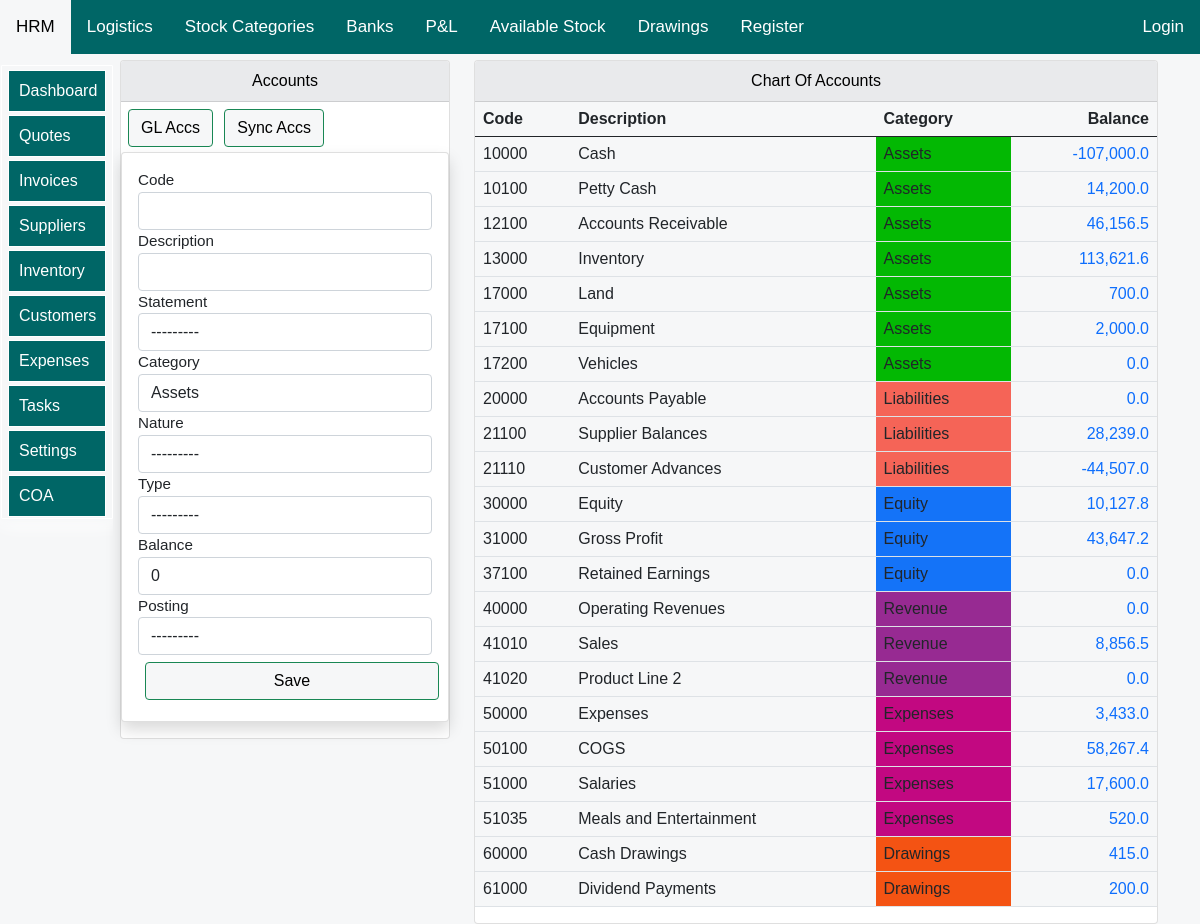
Page /Allifmaal-Chart-Of-Accounts/ on the committed database.
### allifmaalapp/models.py (models this page shows, shortened)
class AllifmaalChartOfAccountsModel(models.Model):
    mydefaultvalue=AllifmaalGeneralLedgersModel.objects.first()
    myitemid=mydefaultvalue.id
    Financial_Statement= [
    ('Income Statement','Income Statement'),
    ('Balance Sheet', 'Balance Sheet'),
    ]
    Account_nature= [
    ('Debit','Debit'),
    ('Credit', 'Credit'),
    ('Both', 'Both'),
    ]
    Account_Type= [
    ('Posting','Posting'),
    ('Heading', 'Heading'),
    ('Total', 'Total'),
    ('Begin-Total', 'Begin-Total'),
    ('End-Total', 'End-Total'),
    ]
    generalPosting=[
        ("sale","sale"),
        ("purchase","purchase"),
    ]
    code=models.CharField(max_length=20,blank=True,null=True,unique=True)
    description=models.CharField(max_length=30,blank=True,null=True,unique=True)
    balance=models.DecimalField(max_digits=10,blank=False,null=True,decimal_places=1,default=0)
    statement=models.CharField(choices=Financial_Statement,max_length=20,blank=True,null=True)
    category=models.ForeignKey(AllifmaalGeneralLedgersModel, blank=True, null=True, on_delete=models.SET_NULL,related_name='coaglrelname',default=myitemid)
    nature=models.CharField(choices=Account_nature,max_length=20,blank=True,null=True)
    type=models.CharField(choices=Account_Type,max_length=20,blank=True,null=True)
    posting=models.CharField(choices=generalPosting,max_length=20,blank=True,null=True)

class AllifmaalGeneralLedgersModel(models.Model):
    date=models.DateField(blank=True,null=True,auto_now_add=True)
    description=models.CharField(max_length=30,blank=True,null=True,unique=True)
    balance=models.DecimalField(max_digits=10,blank=False,null=True,decimal_places=1,default=0)
    def __str__(self):
        return str(self.description)

### allifmaalapp/views.py (the view)
# urls.py: path('Allifmaal-Chart-Of-Accounts/', views.allifmaal_add_show_chart_of_account, name="allifmaal_add_show_chart_of_account"),
def allifmaal_add_show_chart_of_account(request):
    title="Allifmaal Chart of accounts"
    supplier_liabilities=AllifmaalSuppliersModel.objects.filter(balance__gte=1)
    customer_debts=AllifmaalCustomersModel.objects.filter(balance__gte=1)
    customer_liab=AllifmaalCustomersModel.objects.filter(balance__lte=1)
    chart_of_accounts1=AllifmaalChartOfAccountsModel.objects.order_by("code").values()
    chart_of_accounts=AllifmaalChartOfAccountsModel.objects.all().order_by("code")
    coa_less_than_queryset=AllifmaalChartOfAccountsModel.objects.filter(code__lte=19999)
    coa_greater_than_queryset=AllifmaalChartOfAccountsModel.objects.filter(code__gte=19999)
    coa_greater_than_and_less_than_queryset=AllifmaalChartOfAccountsModel.objects.filter(code__gte=20000,code__lte=27000)
    assets=AllifmaalChartOfAccountsModel.objects.filter(code__lte=19999)
    liabilities=AllifmaalChartOfAccountsModel.objects.filter(code__gte=19999,code__lte=29999)
    equity=AllifmaalChartOfAccountsModel.objects.filter(code__gte=30000,code__lte=39999)
    debts=0
    for debt in customer_debts:
        debts+=debt.balance
    total_debts=debts
    supp_bal=0
    for bal in supplier_liabilities:
        supp_bal+=bal.balance
    suppliers_balances=supp_bal
    total_assets_value=0
    for item in assets:
        total_assets_value+=item.balance
    Allifmaal_Assets_Value=total_assets_value
    total_liabilities_value=0
    for item in liabilities:
        total_liabilities_value+=item.balance
    Allifmaal_Liabilities_Value=total_liabilities_value
    total_customer_advanced_payment_value=0
    for item in customer_liab:
        total_customer_advanced_payment_value+=(-1)*(item.balance)
    Allifmaal_Customers_Advanced_Payments=total_customer_advanced_payment_value
    total_equity_value=0
    for item in equity:
        total_equity_value+=item.balance
    Allifmaal_Equities_Value=total_equity_value
    form=AddAllifmaalChartOfAccountForm(request.POST, request.FILES)
    if request.method == 'POST':
        form=AddAllifmaalChartOfAccountForm(request.POST, request.FILES)
        if form.is_valid():
            form.save()
            return redirect('allifmaalapp:allifmaal_add_show_chart_of_account')
    else:
        form=AddAllifmaalChartOfAccountForm()
    ourassets=total_debts+Allifmaal_Assets_Value
    liabandequ=Allifmaal_Equities_Value+Allifmaal_Liabilities_Value+suppliers_balances+Allifmaal_Customers_Advanced_Payments
    context={
        "chart_of_accounts":chart_of_accounts,
        "form":form,
        "title":title,
        "Allifmaal_Assets_Value":Allifmaal_Assets_Value,
        "Allifmaal_Liabilities_Value":Allifmaal_Liabilities_Value,
        "Allifmaal_Equities_Value":Allifmaal_Equities_Value,
        "suppliers_balances":suppliers_balances,
        "total_debts":total_debts,
        "ourassets":ourassets,
        "liabandequ":liabandequ,
        "Allifmaal_Customers_Advanced_Payments":Allifmaal_Customers_Advanced_Payments,
    }
    return render(request,'allifmaalapp/accounts/allifmaal-chart-of-accounts.html',context)

### allifmaalapp/forms.py
class AddAllifmaalChartOfAccountForm(forms.ModelForm):
    class Meta:
        model = AllifmaalChartOfAccountsModel
        fields = ['code','description', 'statement','category','nature','type','balance','posting']
        widgets={
            'code':forms.TextInput(attrs={'class':'form-control'}),
            'description':forms.TextInput(attrs={'class':'form-control'}),
            'balance':forms.TextInput(attrs={'class':'form-control'}),
            'statement':forms.Select(attrs={'class':'form-control'}),
            'category':forms.Select(attrs={'class':'form-control'}),
            'nature':forms.Select(attrs={'class':'form-control'}),
            'type':forms.Select(attrs={'class':'form-control'}),
            'posting':forms.Select(attrs={'class':'form-control'}),
        }

### allifmaalapp/templates/allifmaalapp/accounts/allifmaal-chart-of-accounts.html (shortened to what this page needs)
{% extends 'allifmaalapp/bases/allifbase.html'%}
{% load static %}
{% load humanize %}
{% load crispy_forms_tags %}
{% block style %}
<link href="{% static 'css/bootstrap.min.css' %}" rel="stylesheet">
<link rel="stylesheet" href="https://use.fontawesome.com/releases/v5.15.2/css/all.css"
>
   {%endblock%}
   {% block body %}
<div class="container">
    <div class="row mt-12" >
        <div class="col-md-4">
            <div class="card">
                <div id="allif-section-headers" class="card-header ">
              Accounts
            </div>
              <div >
            <a  href="{% url 'allifmaalapp:allifmaalGeneralLedgers' %}">
            <button id="allif-link-buttons" type="button" class="btn btn-success mybuttonlinks" >
            GL Accs</button></a>
            <a  href="{% url 'allifmaalapp:synchacc' %}">
                <button id="allif-link-buttons" type="button" class="btn btn-success mybuttonlinks" >
                Sync Accs</button></a>
            </div>
<div class="col-md-12">
      <div class="col-md-12">
        <form method='POST' action=''>{% csrf_token %}
          <div class="card my-card shadow text-left p-3">
          <label>Code</label> {{form.code}}
          <label>Description</label>{{form.description}}
          <label>Statement</label>{{form.statement}}
          <label>Category</label>{{form.category}}
          <label>Nature</label>{{form.nature}}
          <label>Type</label>{{form.type}}
          <label>Balance</label>{{form.balance}}
          <label>Posting</label>{{form.posting}}
          <input type="submit" value='Save' id="allif-link-buttons" class="btn btn-success mybuttonlinks" style="width:100%;">
          </div>
        </form>
      </div>
</div>
            </div>
        </div>
    <div class="col-md-8">
        <div class="card">
            <div id="allif-section-headers" class="card-header">
            Chart Of Accounts
            </div>
            <div class="col-md-12">
            <table class="table">
            <thead>
            <tr>
            <th>Code</th>
            <th>Description</th>
            <th>Category</th>
            <th  style="text-align: right;">Balance</th>
            </tr>
        </thead>
        <tbody>
          {% for account in chart_of_accounts %}
          <tr>
              <td>{{account.code}} </td>
              <td>{{account.description}} </td>
              {% if account.category.description == "Assets" %}
              <td style="background-color: rgb(3, 184, 3);">{{account.category}}</td>
              {% elif account.category.description == 'Liabilities' %}
              <td style="background-color: rgba(244, 24, 4, 0.655);">{{account.category}}</td>
              {% elif account.category.description == 'Expenses' %}
              <td style="background-color: rgb(194, 8, 129);">{{account.category}}</td>
              {% elif account.category.description == 'Revenue' %}
              <td style="background-color: rgb(151, 42, 146);">{{account.category}}</td>
              {% elif account.category.description == 'Equity' %}
              <td style="background-color: rgb(20, 115, 248);">{{account.category}}</td>
              {% elif account.category.description == 'Drawings' %}
              <td style="background-color: rgb(244, 83, 19);">{{account.category}}</td>
              {% else %}
              <td style="background-color: rgb(231, 231, 231);">{{account.category}}</td>
              {% endif %}
              <td style="text-align: right;">
                <a href="{% url 'allifmaalapp:show_account_of_account_details' account.id %}">
                  {{account.balance|intcomma}}
                </a>
            </td>
          </tr>
          {% endfor %}
          </tbody>
          </table>
            </div>
        </div></div></div>
</div>
   {% endblock %}

### allifmaalapp/templates/allifmaalapp/accounts/allifmaal-chart-of-accounts.html (style rules this page uses)
body { font-size: 2rem; opacity: 1; position:sticky; overflow: auto; text-align: left; max-width: 100%; background-color: #F6F7F8; margin: auto; padding: auto; }
.container { background-color: #F6F7F8; }
table { background-color: #F6F7F8; }
.mybuttonlinks { margin-top: 7px; margin-left: 7px; margin-bottom: 5px; }
#allif-section-headers { background-color: #e9eaec; color: black; font-size: 16px; text-align: center; }
#allif-link-buttons { background-color: #F6F7F8; color: black; }
a:link { text-decoration: none; }
@media screen and (min-width:1000px) and (max-width:2000px) { .container { margin-top: 10px; display: block; font-size: 0.95rem; margin-left:auto ; margin-right: auto; margin: auto; padding-left: 90px; } }

### allifmaalapp/templates/allifmaalapp/bases/topnavbar.html (style rules this page uses)
body { margin: 0; font-family: Arial, Helvetica, sans-serif; }

### allifmaalapp/templates/allifmaalapp/bases/sidenavbar.html (style rules this page uses)
:root { --sidebar_font_size:1.0rem; }

### rows in the picture
AllifmaalChartOfAccountsModel: code "10000", description "Cash", category "Assets", balance "-107,000.0"
AllifmaalChartOfAccountsModel: code "10100", description "Petty Cash", category "Assets", balance "14,200.0"
AllifmaalChartOfAccountsModel: code "12100", description "Accounts Receivable", category "Assets", balance "46,156.5"
AllifmaalChartOfAccountsModel: code "13000", description "Inventory", category "Assets", balance "113,621.6"
AllifmaalChartOfAccountsModel: code "17000", description "Land", category "Assets", balance "700.0"
AllifmaalChartOfAccountsModel: code "17100", description "Equipment", category "Assets", balance "2,000.0"
AllifmaalChartOfAccountsModel: code "17200", description "Vehicles", category "Assets", balance "0.0"
AllifmaalChartOfAccountsModel: code "20000", description "Accounts Payable", category "Liabilities", balance "0.0"
AllifmaalChartOfAccountsModel: code "21100", description "Supplier Balances", category "Liabilities", balance "28,239.0"
AllifmaalChartOfAccountsModel: code "21110", description "Customer Advances", category "Liabilities", balance "-44,507.0"
AllifmaalChartOfAccountsModel: code "30000", description "Equity", category "Equity", balance "10,127.8"
AllifmaalChartOfAccountsModel: code "31000", description "Gross Profit", category "Equity", balance "43,647.2"
AllifmaalChartOfAccountsModel: code "37100", description "Retained Earnings", category "Equity", balance "0.0"
AllifmaalChartOfAccountsModel: code "40000", description "Operating Revenues", category "Revenue", balance "0.0"
AllifmaalChartOfAccountsModel: code "41010", description "Sales", category "Revenue", balance "8,856.5"
AllifmaalChartOfAccountsModel: code "41020", description "Product Line 2", category "Revenue", balance "0.0"
AllifmaalChartOfAccountsModel: code "50000", description "Expenses", category "Expenses", balance "3,433.0"
AllifmaalChartOfAccountsModel: code "50100", description "COGS", category "Expenses", balance "58,267.4"
AllifmaalChartOfAccountsModel: code "51000", description "Salaries", category "Expenses", balance "17,600.0"
AllifmaalChartOfAccountsModel: code "51035", description "Meals and Entertainment", category "Expenses", balance "520.0"
AllifmaalChartOfAccountsModel: code "60000", description "Cash Drawings", category "Drawings", balance "415.0"
AllifmaalChartOfAccountsModel: code "61000", description "Dividend Payments", category "Drawings", balance "200.0"
